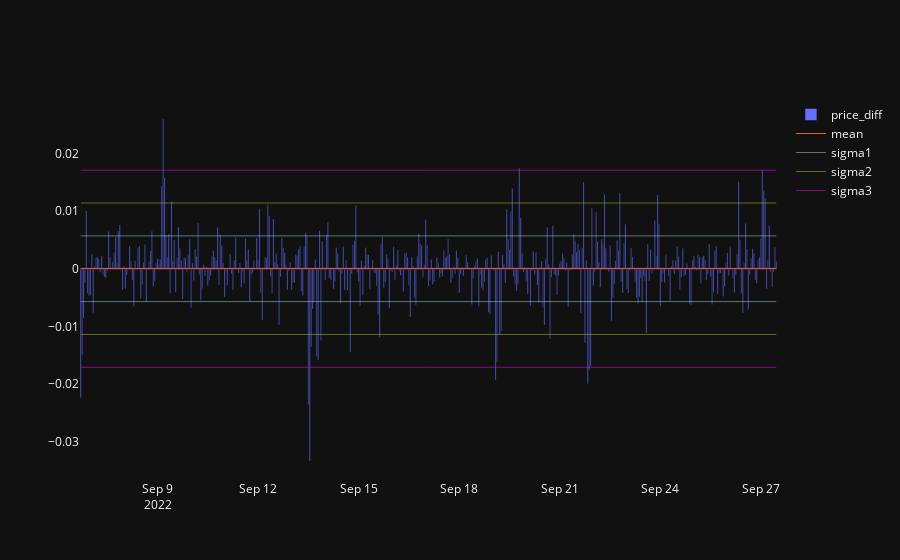

The code cell stored with this chart in its notebook:
### Code cell
plot('BTC/USDT', 30, '1h', annualized=False)

### Figure 1 — Plotly figure (JSON) as saved in the notebook; plotly's stock layout.template omitted (floating-point values rounded to 4 significant figures; data arrays with more than 128 entries replaced by an {"elided": "..."} marker saying what was removed)
{"data": [{"name": "price_diff", "x": {"elided": "499 str values"}, "y": {"elided": "499 float values"}, "type": "bar"}, {"line": {"width": 1}, "mode": "lines", "name": "mean", "x": ["2022-09-06T17:00:00", "2022-09-27T11:00:00"], "y": [4.913e-05, 4.913e-05], "type": "scatter"}, {"line": {"color": "lightblue", "width": 0.5}, "mode": "lines", "name": "sigma1", "x": ["2022-09-06T17:00:00", "2022-09-27T11:00:00"], "y": [0.005707, 0.005707], "type": "scatter"}, {"line": {"color": "yellowgreen", "width": 0.5}, "mode": "lines", "name": "sigma2", "x": ["2022-09-06T17:00:00", "2022-09-27T11:00:00"], "y": [0.01141, 0.01141], "type": "scatter"}, {"line": {"color": "magenta", "width": 0.5}, "mode": "lines", "name": "sigma3", "x": ["2022-09-06T17:00:00", "2022-09-27T11:00:00"], "y": [0.01712, 0.01712], "type": "scatter"}, {"line": {"color": "lightblue", "width": 0.5}, "mode": "lines", "showlegend": false, "x": ["2022-09-06T17:00:00", "2022-09-27T11:00:00"], "y": [-0.005707, -0.005707], "type": "scatter"}, {"line": {"color": "yellowgreen", "width": 0.5}, "mode": "lines", "showlegend": false, "x": ["2022-09-06T17:00:00", "2022-09-27T11:00:00"], "y": [-0.01141, -0.01141], "type": "scatter"}, {"line": {"color": "magenta", "width": 0.5}, "mode": "lines", "showlegend": false, "x": ["2022-09-06T17:00:00", "2022-09-27T11:00:00"], "y": [-0.01712, -0.01712], "type": "scatter"}], "layout": {"xaxis": {"showgrid": false}, "yaxis": {"showgrid": false}}}
